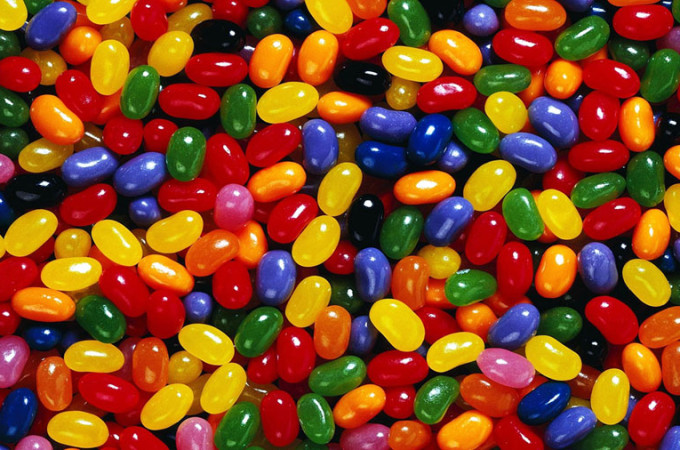
#> input picture 5.4/jelly_beans.png, 680 x 450 px, found by its file name
$ python blackbegone.py
#> lines starting #> are read from the running program, lines starting #| are printed output that depends on the picture
from PIL import Image

img_jelly = Image.open("5.4/jelly_beans.png").load()
img_output = Image.open("5.4/jelly_beans.png")
#> img_output is the input picture: PIL image 680x450 RGB; mean R, G, B 133.4, 70.9, 31.9

width = img_output.width
#> width = 680
height = img_output.height
#> height = 450

def black(r,g,b):
    if r > 0 and r <= 25 and g > 0 and g <= 25 and b > 0 and b <= 25:
        return True

for x in range(width):
    for y in range(height):
        r = img_jelly[x,y][0]
        g = img_jelly[x,y][1]
        b = img_jelly[x,y][2]

        if black(r,g,b):
            img_output.putpixel((x,y),(255, 255, 255))
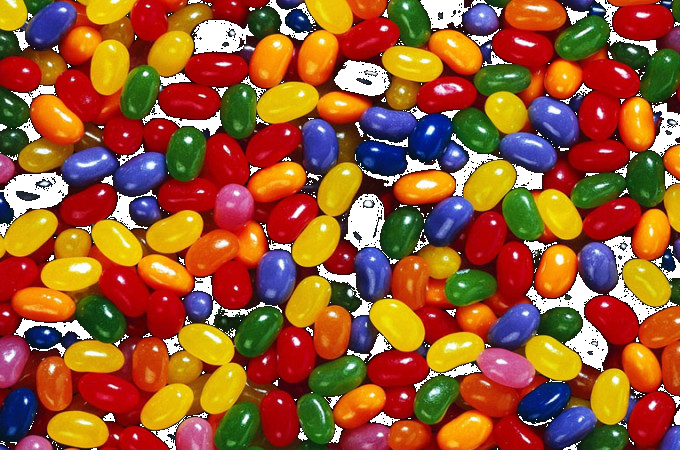
#> img_output: PIL image 680x450 RGB; mean R, G, B 151.9, 89.3, 50.3
img_output.save("5.4/blackgone.png", "png")
